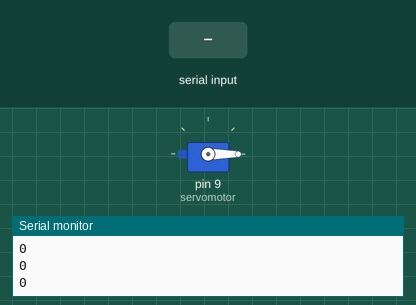
The sketch below on a simulated Arduino Uno, built with avr-gcc and run on an emulated ATmega328P. On the bench: servo, the last lines printed to the serial monitor. The test bench sets the inputs (shaded band).

Above: at 1.2 s.
1.3 s: "U" received over Serial
At 2.1 s:
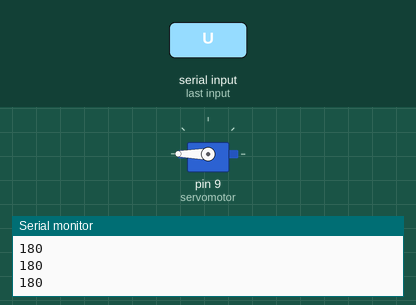
2.9 s: "1" received over Serial
At 3.4 s:
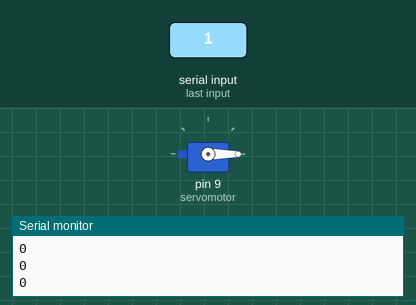
Timing chart, 0 to 5.9 s (numbered marks = the images above; inputs shaded):
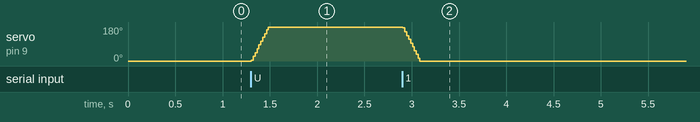

The sketch:

ataque_01.ino
```cpp
#include <Servo.h>
char nombre[10] = "Mazinger"; //El nuevo nombre del modulo
char password [10] = "1234"; //El nuevo password. No es muy seguro...
char baud = '4'; //4 = 9600 baud

int ang=0;//posicion inicial
int lA = 0;
Servo servomotor;

void setup() {

  Serial.begin (9600);//inicial e serial
  servomotor.attach(9,600,2400);//servo en el pin9 &AP(min)=600 AP(max)=2400
}

void loop(){

  if(Serial.available() >= 1){ //detecta una entrada
    char entrada = Serial.read(); //lee el caracter del celular
    Serial.println(entrada);

    lA = 0;

    if (entrada == 'U'){
      lA=1;
      }


  }//Leer el bt

  //acciones finales
  //Condicionales
  if(lA== 1){
    ang += 5;
    }

  else{
    ang-=5;
    }

  ang=constrain(ang,0,180);//limitacion de los valores del angulo

  Serial.println(ang);

   servomotor.write(ang);//se ingresa el valor "ang" al servo
   delay(5);//por si las moscas
  }
```

Measured:
- after the input at 1.3 s, servo on pin 9 (servomotor): moves from 0° to 180° over 0.18 s, starting at once
- after the input at 2.9 s, servo on pin 9 (servomotor): moves from 180° to 0° over 0.18 s, starting at once
